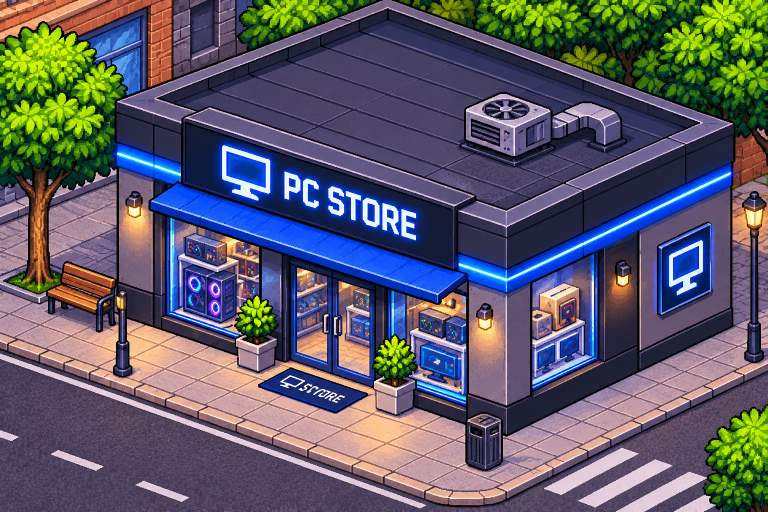
#> input picture Assets/Cenarios/Exterior/PC_Store_Com_Telhado.png, 1536 x 1024 px (shown at 1/2 size)
$ python -i prepare_assets.py   (imports and definitions only)
#> lines starting #> are read from the running program, lines starting #| are printed output that depends on the picture
"""Import approved artwork without redrawing it. Requires Pillow."""
import argparse
import shutil
from pathlib import Path

from PIL import Image


def clean_sprite(source: Path, destination: Path) -> None:
#> called with destination = 'out.png'
    image = Image.open(source).convert("RGBA")
    width, height = image.size
#> width = 1536; height = 1024
    alpha = image.getchannel("A")
#> alpha: PIL image 1536x1024 L; every value is 255
    remaining = bytearray(alpha.tobytes())
    largest = []
    for start in range(len(remaining)):
        if remaining[start] < 16:
            continue
        stack = [start]
        remaining[start] = 0
        component = []
        while stack:
            index = stack.pop()
            component.append(index)
            x, y = index % width, index // width
            neighbors = []
            if x:
                neighbors.append(index - 1)
            if x + 1 < width:
                neighbors.append(index + 1)
            if y:
                neighbors.append(index - width)
            if y + 1 < height:
                neighbors.append(index + width)
            for neighbor in neighbors:
                if remaining[neighbor] >= 16:
                    remaining[neighbor] = 0
                    stack.append(neighbor)
        if len(component) > len(largest):
            largest = component
#> this loop made 1572864 passes
    if not largest:
        raise ValueError(f"No opaque sprite found: {source}")
    cleaned = bytearray(width * height)
    original = alpha.tobytes()
    for index in largest:
        cleaned[index] = original[index]
#> this loop made 1572864 passes
#> index on passes 2 to 4: 1536, 3072, 4608
    image.putalpha(Image.frombytes("L", image.size, bytes(cleaned)))
    image = image.crop(image.getbbox())
    # Normalize apparent width; keep transparent margins and the base pivot.
    image = image.resize((240, round(image.height * 240 / image.width)), Image.Resampling.NEAREST)
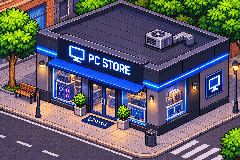
#> image: PIL image 240x160 RGBA; mean R, G, B, A 92.7, 91, 104.1, 255
    canvas = Image.new("RGBA", (256, 256))
#> canvas: PIL image 256x256 RGBA; every value is 0
    canvas.alpha_composite(image, (8, 248 - image.height))
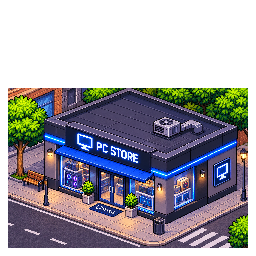
#> canvas: PIL image 256x256 RGBA; mean R, G, B, A 54.3, 53.3, 61, 149.4; transparent parts drawn white
#> (the run stopped early here; a loop or call above may not have finished)
